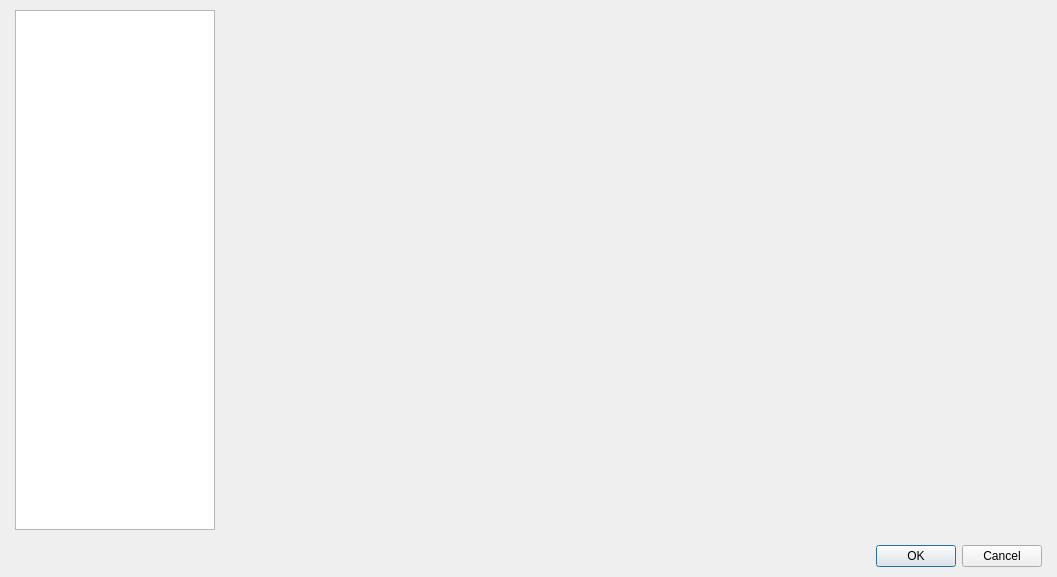
<?xml version="1.0" encoding="UTF-8"?>
<ui version="4.0">
 <class>DialogPictures</class>
 <widget class="QDialog" name="DialogPictures">
  <property name="geometry">
   <rect>
    <x>0</x>
    <y>0</y>
    <width>1057</width>
    <height>577</height>
   </rect>
  </property>
  <property name="acceptDrops">
   <bool>false</bool>
  </property>
  <property name="windowTitle">
   <string>Pictures manager...</string>
  </property>
  <layout class="QGridLayout" name="gridLayout">
   <property name="leftMargin">
    <number>15</number>
   </property>
   <property name="topMargin">
    <number>10</number>
   </property>
   <property name="rightMargin">
    <number>15</number>
   </property>
   <property name="bottomMargin">
    <number>10</number>
   </property>
   <item row="0" column="0">
    <layout class="QVBoxLayout" name="verticalLayout">
     <property name="spacing">
      <number>15</number>
     </property>
     <item>
      <layout class="QHBoxLayout" name="horizontalLayout" stretch="0,1">
       <item>
        <widget class="QTreeView" name="treeView">
         <property name="minimumSize">
          <size>
           <width>200</width>
           <height>0</height>
          </size>
         </property>
         <property name="maximumSize">
          <size>
           <width>200</width>
           <height>16777215</height>
          </size>
         </property>
         <attribute name="headerVisible">
          <bool>false</bool>
         </attribute>
        </widget>
       </item>
       <item>
        <widget class="PanelPicturePreview" name="widgetPicturePreview" native="true"/>
       </item>
      </layout>
     </item>
     <item>
      <widget class="QDialogButtonBox" name="buttonBox">
       <property name="orientation">
        <enum>Qt::Horizontal</enum>
       </property>
       <property name="standardButtons">
        <set>QDialogButtonBox::Cancel|QDialogButtonBox::Ok</set>
       </property>
      </widget>
     </item>
    </layout>
   </item>
  </layout>
 </widget>
 <customwidgets>
  <customwidget>
   <class>PanelPicturePreview</class>
   <extends>QWidget</extends>
   <header>panelpicturepreview.h</header>
   <container>1</container>
  </customwidget>
 </customwidgets>
 <resources/>
 <connections>
  <connection>
   <sender>buttonBox</sender>
   <signal>accepted()</signal>
   <receiver>DialogPictures</receiver>
   <slot>accept()</slot>
   <hints>
    <hint type="sourcelabel">
     <x>248</x>
     <y>254</y>
    </hint>
    <hint type="destinationlabel">
     <x>157</x>
     <y>274</y>
    </hint>
   </hints>
  </connection>
  <connection>
   <sender>buttonBox</sender>
   <signal>rejected()</signal>
   <receiver>DialogPictures</receiver>
   <slot>reject()</slot>
   <hints>
    <hint type="sourcelabel">
     <x>316</x>
     <y>260</y>
    </hint>
    <hint type="destinationlabel">
     <x>286</x>
     <y>274</y>
    </hint>
   </hints>
  </connection>
 </connections>
</ui>
